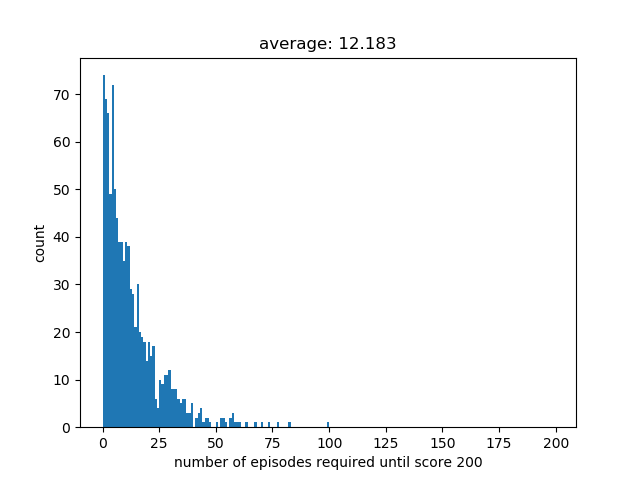

Source code (Python):
import gym
import matplotlib.pyplot as plt
import numpy as np


def agent(ot, w):
    """
    :param ot: 4-dimensional observation
    :param w: 4-dimensional vector of weight
    :return: 1, if ot ∗ w ≥ 0, otherwise 0
    """
    return 1 if np.dot(ot, w) >= 0 else 0


if __name__ == "__main__":
    env = gym.make('CartPole-v0')
    episodes_till_perfect_score = {}
    print("starting random search")

    # run random search 1000 times
    for i in range(1000):
        max_w = None
        max_reward = -np.inf
        print("random search run #{}".format(i))

        # random search
        for episode in range(10000):
            weights = np.random.uniform(-1, 1, (4,))
            observation = env.reset()
            agent_reward = 0

            # run an episode of the environment
            for step_t in range(200):
                env.render()
                action = agent(observation, weights)
                observation, reward, done, info = env.step(action)
                agent_reward += reward

                if done:
                    break

            if agent_reward > max_reward:
                max_w = weights
                max_reward = agent_reward
            if max_reward == 200:
                break
        episodes_till_perfect_score[i] = episode

    episodes_list = list(episodes_till_perfect_score.values())
    plt.hist(episodes_list, bins=list(range(200)))
    plt.xlabel("number of episodes required until score 200")
    plt.ylabel("count")
    plt.title("average: {}".format(np.mean(episodes_list)))
    plt.savefig("cart_pole.png")
    env.close()
    print('finished')
